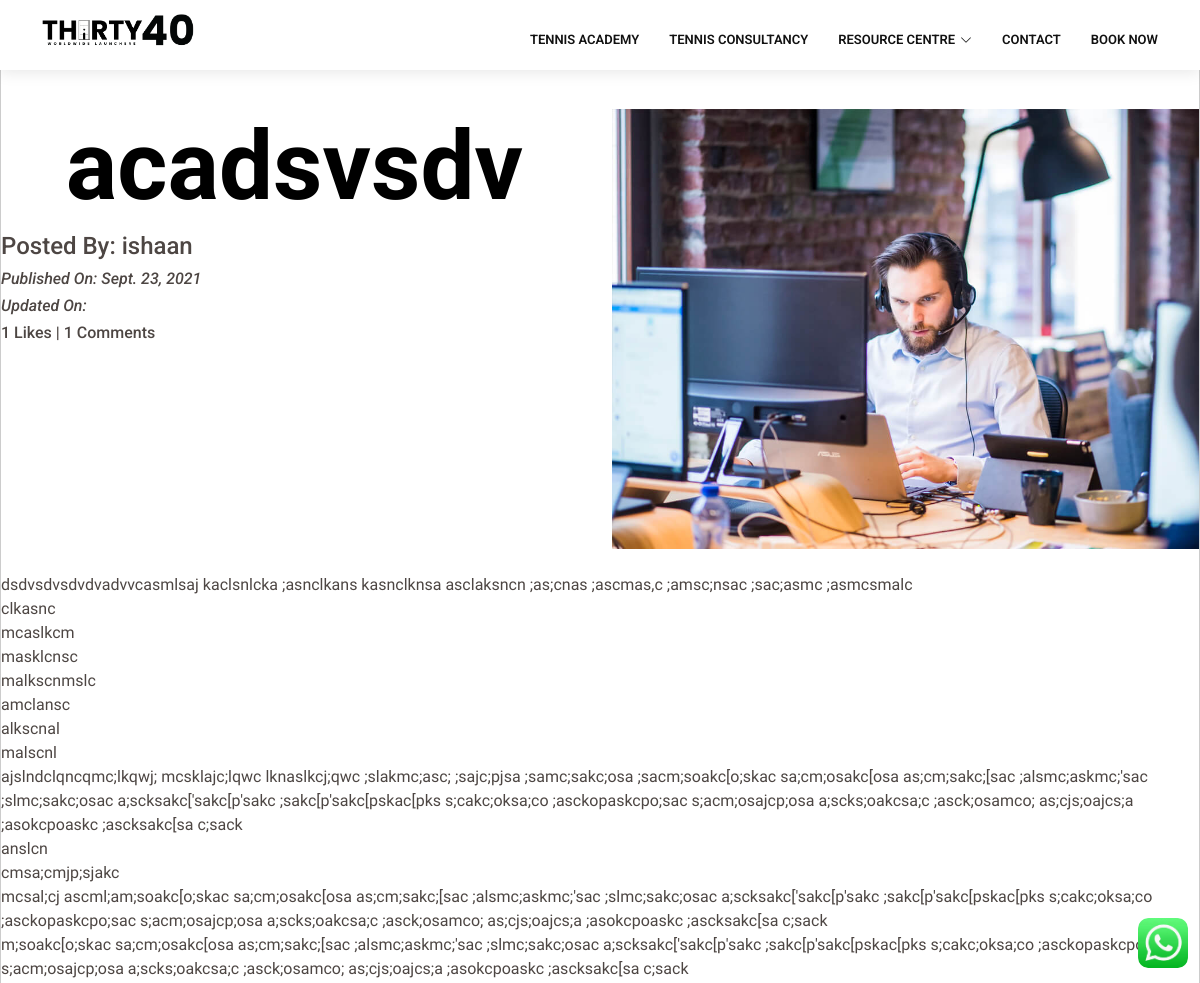
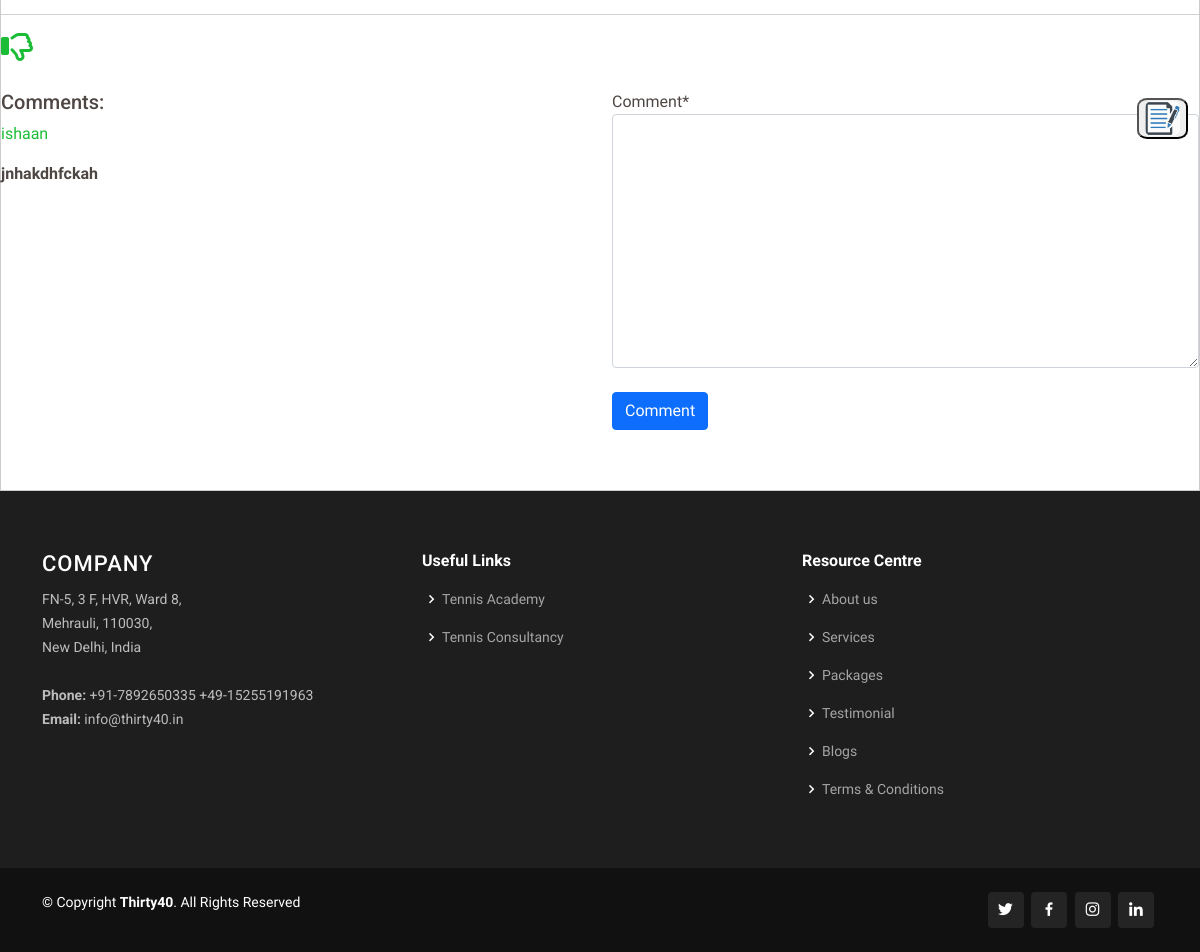
The app's page /blog/details/1 (signed in) with its own data (2 pictures, top to bottom).
### Blog/models.py (models this page shows, shortened)
class Blog(models.Model):
    author = models.ForeignKey(User, related_name='post_author', on_delete=models.CASCADE)
    blog_title = models.CharField(max_length=264, verbose_name="Put a Title")
    slug = models.CharField(max_length=264, unique=True)
    blog_content = models.TextField(verbose_name="What is on your mind?")
    blog_image = models.ImageField(upload_to='blog_image', verbose_name="Blog Image")
    publish_date = models.DateField(auto_now_add=True)
    upload_date = models.DateField(auto_now=True)

class Comment(models.Model):
    blog = models.ForeignKey(Blog, related_name='blog_comment', on_delete=models.CASCADE)
    user = models.ForeignKey(User, related_name='user_comment', on_delete=models.CASCADE)
    comment = models.TextField()
    comment_date = models.DateField(auto_now_add=True)

### Blog/views.py (the view, shortened to what this page needs)
# urls.py: path('details/<pk>', views.blog_details, name='blog_details'),
@login_required(login_url='/account/login/')
def blog_details(request, pk):
    blog=Blog.objects.get(pk=pk)
    comment_form=CommentForm()
    already_liked=Like.objects.filter(blog=blog,user=request.user)
    if already_liked:
        liked=True
    else:
        liked=False
    return render(request, 'Blog/blog_details.html', context={'blog':blog, 'comment_form':comment_form, 'liked':liked})

### Blog/forms.py
class CommentForm(forms.ModelForm):
    class Meta:
        model=Comment
        fields=('comment',)

### templates/Blog/blog_details.html (shortened to what this page needs)
{% extends 'layouts.html' %}
{% load crispy_forms_tags %}
{% block content %}
<div class="blog">
  <div class="row">
    <div class="col-sm-6">
      <h1>{{blog.blog_title}}</h1>
      <h4>Posted By: {{blog.author}}</h4>
      <i><h6>Published On: {{blog.publish_date}}</h6></i>
      <i><h6>Updated On: {{blog.update_date}}</h6></i>
      <h6>{{blog.liked_blog.count}} Likes | {{blog.blog_comment.count}} Comments</h6>
    </div>
    <div class="col-sm-6">
      <img src="/media/{{blog.blog_image}}"  width="100%">
    </div>
  </div><br>
    {{blog.blog_content|linebreaks}}
  <hr>
  {% if not liked %}
  <a href="{% url 'Blog:liked_post' pk=blog.pk%}">
    <i class="fa fa-thumbs-o-up fa-2x"></i>
  </a>
  {% else %}
  <a href="{% url 'Blog:unliked_post' pk=blog.pk%}">
    <i class="fa fa-thumbs-o-down fa-2x"></i>
  </a>
  {% endif %}
  <br><br>
  <div class="row">
    <div class="col-sm-6">
      <h5>Comments:</h5>
      {% for comment in blog.blog_comment.all %}
      <p> <a href="">{{comment.user}}</a> </p>
      <b>{{comment.comment}}</b>
      {% endfor %}
    </div>
    <div class="col-sm-6">
      <form method="post">
        {{comment_form | crispy}}
        <br>
        <button type="submit" class="btn btn-primary btn-md">Comment</button>
      </form>
    </div>
  </div>
</div>
  {% endblock %}

### templates/layouts.html (shortened to what this page needs)
{% load static %}
<!DOCTYPE html>
<html lang="en">
<head>
  <link rel="stylesheet" href="https://maxcdn.bootstrapcdn.com/font-awesome/4.6.3/css/font-awesome.min.css">
  <link href="{% static 'vendor/animate.css/animate.min.css'%}" rel="stylesheet">
  <link href="{% static 'vendor/aos/aos.css'%}" rel="stylesheet">
  <link href="{% static 'vendor/bootstrap/css/bootstrap.min.css'%}" rel="stylesheet">
  <link href="{% static 'vendor/bootstrap-icons/bootstrap-icons.css'%}" rel="stylesheet">
  <link href="{% static 'vendor/boxicons/css/boxicons.min.css'%}" rel="stylesheet">
  <link href="{% static 'vendor/glightbox/css/glightbox.min.css'%}" rel="stylesheet">
  <link href="{% static 'vendor/remixicon/remixicon.css'%}" rel="stylesheet">
  <link href="{% static 'vendor/swiper/swiper-bundle.min.css'%}" rel="stylesheet">
  <link href="{% static 'fontawesome_free/css/all.min.css' %}" rel="stylesheet" type="text/css">
  <link href="{% static 'css/style.css'%}" rel="stylesheet">
  <link href="{% static 'css/style2.css'%}" rel="stylesheet">
  <link href="{% static 'css/style1.css'%}" rel="stylesheet">
</head>
<body>
  <header id="header" class="fixed-top">
    <div class="container d-flex align-items-center">
      <h1 class="logo me-auto"><a href="index.html"><span><a href="{% url 'home' %}" class="logo me-auto me-lg-0"><img src="{% static 'img/favicon.png'%}" alt="" class="img-fluid"></a></span></a></h1>
      <nav id="navbar" class="navbar order-last order-lg-0">
        <ul>
          <li><a href="{% url 'home' %}" >Tennis Academy</a></li>
          <li ><a href="{% url 'sports' %}">Tennis Consultancy</a>
          </li>
          <li class="dropdown"><a href="#"><span>Resource Centre</span> <i class="bi bi-chevron-down"></i></a>
          </li>
          <li><a href="{% url 'contact' %}">Contact</a></li>
          <li><a href="{% url 'packages' %}">Book Now</a></li>
        </ul>
      </nav>
    </div>
  </header>
{% block content %}
{% endblock %}
  <footer id="footer">
    <div class="footer-top">
      <div class="container">
        <div class="row">
          <div class="col-lg-4 col-md-6 footer-contact">
            <h3>Company</h3>
            <p>
              FN-5, 3 F, HVR, Ward 8,<br>
              Mehrauli, 110030,<br>
              New Delhi, India <br><br>
              <strong>Phone:</strong> +91-7892650335 +49-15255191963<br>
              <strong>Email:</strong> info@thirty40.in<br>
            </p>
          </div>
          <div class="col-lg-4 col-md-6 footer-links">
            <h4>Useful Links</h4>
            <ul>
              <li><i class="bx bx-chevron-right"></i> <a href="{% url 'home'%}">Tennis Academy</a></li>
              <li><i class="bx bx-chevron-right"></i> <a href="{% url 'sports' %}">Tennis Consultancy</a></li>
            </ul>
          </div>
          <div class="col-lg-4 col-md-6 footer-links">
            <h4>Resource Centre</h4>
            <ul>
              <li><i class="bx bx-chevron-right"></i> <a href="{% url 'about' %}">About us</a></li>
              <li><i class="bx bx-chevron-right"></i> <a href="{% url 'services' %}">Services</a></li>
              <li><i class="bx bx-chevron-right"></i> <a href="{% url 'packages' %}">Packages</a></li>
              <li><i class="bx bx-chevron-right"></i> <a href="{% url 'testimonial' %}">Testimonial</a></li>
              <li><i class="bx bx-chevron-right"></i> <a href="{% url 'Blog:blog_list' %}">Blogs</a></li>
              <li><i class="bx bx-chevron-right"></i> <a href="{% url 'T_C' %}">Terms & Conditions</a></li>
            </ul>
          </div>
        </div>
      </div>
    </div>
    <div class="container d-md-flex py-4">
      <div class="me-md-auto text-center text-md-start">
        <div class="copyright">
          &copy; Copyright <strong><span>Thirty40</span></strong>. All Rights Reserved
        </div>
        <div class="credits">
        </div>
      </div>
      <div class="social-links text-center text-md-right pt-3 pt-md-0">
        <a href="https://twitter.com/_thirty40" target="_blank" class="twitter"><i class="bx bxl-twitter"></i></a>
        <a href="https://www.facebook.com/thirty40worldwidelaunchers/" target="_blank" class="facebook"><i class="bx bxl-facebook"></i></a>
        <a href="https://www.instagram.com/_thirty40/" target="_blank" class="instagram"><i class="bx bxl-instagram"></i></a>
        <a href="https://www.linkedin.com/company/thirty40" target="_blank" class="linkedin"><i class="bx bxl-linkedin"></i></a>
      </div>
    </div>
  </footer>
  <div class="whatsapp_float">
    <a href="https://wa.me/917892650335" target="_blank"><img src="{% static 'img/whatsapp1.jpg'%}" style="width:50px; border-radius:20%;" class="whatsapp_float_btn">  </a>
  </div>
  <div class="form_float">
    <button type="button" onclick="togglePopup()" style="border-radius:20%" name="button"><img src="{% static 'img/form.jpg'%}" style="width:2.2rem; border-radius:20%;"></button>
  </div>
</body>
</html>

### static/css/style.css (style rules this page uses)
body { font-family: "Open Sans", sans-serif; color: #4d4643; }
a { color: #1bbd36; text-decoration: none; }
h1, h2, h3, h4, h5, h6 { font-family: "Roboto", sans-serif; }
#header { background: #fff; transition: all 0.5s; z-index: 997; padding: 15px 0; box-shadow: 0px 2px 15px rgba(0, 0, 0, 0.1); }
#header .logo { font-size: 28px; margin: 0; padding: 0; line-height: 1; font-weight: 700; letter-spacing: 0.5px; text-transform: uppercase; }
#header .logo a { color: #111; }
#header .logo a span { color: #1bbd36; }
#header .logo img { max-height: 40px; }
.navbar { padding: 0; }
.navbar ul { margin: 0; padding: 0; display: flex; list-style: none; align-items: center; }
.navbar li { position: relative; }
.navbar a { display: flex; align-items: center; justify-content: space-between; padding: 10px 0 10px 30px; font-family: "Roboto", sans-serif; font-size: 13px; font-weight: 600; color: #111; white-space: nowrap; text-transform: uppercase; transition: 0.3s; }
.navbar a i { font-size: 12px; line-height: 0; margin-left: 5px; }
.blog { padding: 40px 0 20px 0; }
#footer { color: #fff; font-size: 14px; background: #111; }
#footer .footer-top { padding: 60px 0 30px 0; background: #1e1e1e; }
#footer .footer-top .footer-contact { margin-bottom: 30px; }
#footer .footer-top .footer-contact h3 { font-size: 22px; margin: 0 0 10px 0; padding: 2px 0 2px 0; line-height: 1; font-weight: 500; letter-spacing: 1px; text-transform: uppercase; color: #fff; }
#footer .footer-top .footer-contact p { font-size: 14px; line-height: 24px; margin-bottom: 0; font-family: "Roboto", sans-serif; color: rgba(255, 255, 255, 0.7); }
#footer .footer-top h4 { font-size: 16px; font-weight: bold; color: #fff; position: relative; padding-bottom: 12px; }
#footer .footer-top .footer-links { margin-bottom: 30px; }
#footer .footer-top .footer-links ul { list-style: none; padding: 0; margin: 0; }
#footer .footer-top .footer-links ul i { padding-right: 2px; color: #1ed33c; font-size: 18px; line-height: 1; }
#footer .footer-top .footer-links ul li { padding: 10px 0; display: flex; align-items: center; }
#footer .footer-top .footer-links ul li:first-child { padding-top: 0; }
#footer .footer-top .footer-links ul a { color: rgba(255, 255, 255, 0.6); transition: 0.3s; display: inline-block; line-height: 1; }
#footer .credits { padding-top: 5px; font-size: 13px; color: #fff; }
#footer .social-links a { font-size: 18px; display: inline-block; background: rgba(255, 255, 255, 0.08); color: #fff; line-height: 1; padding: 8px 0; margin-right: 4px; border-radius: 4px; text-align: center; width: 36px; height: 36px; transition: 0.3s; }

### static/css/style2.css (style rules this page uses)
#header { padding: 10px 0 0; }
#header .logo img { max-height: 60px; }
.blog { border:1px solid #ccc; padding:9% 0 5% 0; }
#footer .footer-top .footer-links ul i { color: white; }
.whatsapp_float { position: fixed; bottom: 50%; right: 1%; z-index: 2; }
.form_float { position: fixed; bottom: 42%; right: 1%; z-index: 2; }
.blog h1 { text-align: center; font-size: 600%; font-weight: 600; color: black; font-family: 'Pushster', cursive; }

### records on screen
Blog: blog_title "acadsvsdv", author "ishaan", publish_date "Sept. 23, 2021", liked_blog.count "1", blog_comment.count "1", blog_image (picture), blog_content "dsdvsdvsdvdvadvvcasmlsaj kaclsnlcka ;asnclkans kasnclknsa asclaksncn ;as;cnas ;ascmas,c ;amsc;nsac ;sac;asmc ;asmcsmalc clkasnc mcaslkcm masklcnsc malkscnmslc amclansc alkscnal malscnl ajslndclqncqmc;lkqwj; mcsklajc;lqwc lknaslkcj;qwc ;slakmc;asc; ;sajc;pjsa ;samc;sakc;osa ;sacm;soakc[o;skac sa;cm;osakc[osa as;cm;sakc;[sac ;alsmc;askmc;'sac ;slmc;sakc;osac a;scksakc['sakc[p'sakc ;sakc[p'sakc[pskac[pks s;cakc;oksa;co ;asckopaskcpo;sac s;acm;osajcp;osa a;scks;oakcsa;c ;asck;osamco; as;cjs;oajcs;a ;asokcpoaskc ;ascksakc[sa c;sack anslcn cmsa;cmjp;sjakc mcsal;cj ascml;am;soakc[o;skac sa;cm;osakc[osa as;cm;sakc;[sac ;alsmc;askmc;'sac ;slmc;sakc;osac a;scksakc['sakc[p'sakc ;sakc[p'sakc[pskac[pks…"
Comment: user "ishaan", comment "jnhakdhfckah"
